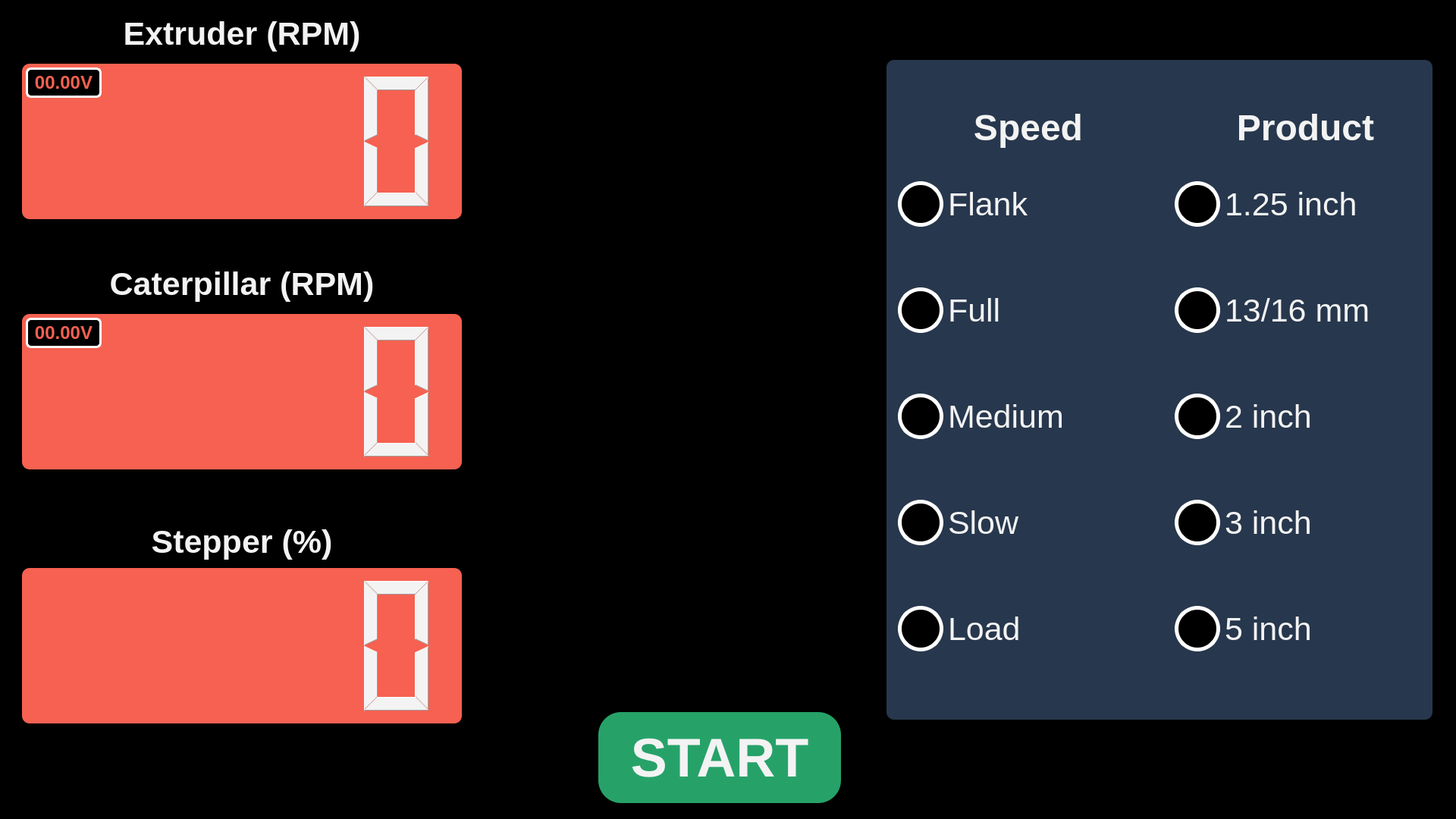
<?xml version="1.0" encoding="UTF-8"?>
<ui version="4.0">
 <class>MainWindow</class>
 <widget class="QMainWindow" name="MainWindow">
  <property name="geometry">
   <rect>
    <x>0</x>
    <y>0</y>
    <width>1920</width>
    <height>1080</height>
   </rect>
  </property>
  <property name="sizePolicy">
   <sizepolicy hsizetype="Preferred" vsizetype="Preferred">
    <horstretch>0</horstretch>
    <verstretch>0</verstretch>
   </sizepolicy>
  </property>
  <property name="minimumSize">
   <size>
    <width>1920</width>
    <height>1080</height>
   </size>
  </property>
  <property name="maximumSize">
   <size>
    <width>1920</width>
    <height>1080</height>
   </size>
  </property>
  <property name="windowTitle">
   <string>ControlPanelUI</string>
  </property>
  <property name="styleSheet">
   <string notr="true"/>
  </property>
  <widget class="QWidget" name="centralwidget">
   <property name="sizePolicy">
    <sizepolicy hsizetype="Preferred" vsizetype="Preferred">
     <horstretch>0</horstretch>
     <verstretch>0</verstretch>
    </sizepolicy>
   </property>
   <property name="minimumSize">
    <size>
     <width>1920</width>
     <height>1080</height>
    </size>
   </property>
   <property name="maximumSize">
    <size>
     <width>1920</width>
     <height>1080</height>
    </size>
   </property>
   <property name="styleSheet">
    <string notr="true">background-color: rgb(0, 0, 0);
color: rgb(243, 243, 243);</string>
   </property>
   <layout class="QVBoxLayout" name="verticalLayout">
    <item>
     <widget class="QStackedWidget" name="stackedWidget">
      <property name="minimumSize">
       <size>
        <width>1920</width>
        <height>1080</height>
       </size>
      </property>
      <property name="styleSheet">
       <string notr="true">border: none;</string>
      </property>
      <property name="lineWidth">
       <number>0</number>
      </property>
      <widget class="QWidget" name="runscreen">
       <property name="minimumSize">
        <size>
         <width>1920</width>
         <height>1080</height>
        </size>
       </property>
       <layout class="QHBoxLayout" name="horizontalLayout_7">
        <property name="leftMargin">
         <number>0</number>
        </property>
        <property name="topMargin">
         <number>0</number>
        </property>
        <property name="rightMargin">
         <number>0</number>
        </property>
        <property name="bottomMargin">
         <number>0</number>
        </property>
        <item>
         <widget class="QFrame" name="rs_main_frame">
          <property name="frameShape">
           <enum>QFrame::StyledPanel</enum>
          </property>
          <property name="frameShadow">
           <enum>QFrame::Raised</enum>
          </property>
          <property name="lineWidth">
           <number>1</number>
          </property>
          <widget class="QLCDNumber" name="extruder_lcd">
           <property name="geometry">
            <rect>
             <x>20</x>
             <y>75</y>
             <width>580</width>
             <height>205</height>
            </rect>
           </property>
           <property name="styleSheet">
            <string notr="true">background-color: rgb(246, 97, 81);
border-radius: 10px;</string>
           </property>
          </widget>
          <widget class="QPushButton" name="run_btn">
           <property name="geometry">
            <rect>
             <x>780</x>
             <y>930</y>
             <width>320</width>
             <height>120</height>
            </rect>
           </property>
           <property name="font">
            <font>
             <pointsize>54</pointsize>
             <weight>75</weight>
             <bold>true</bold>
            </font>
           </property>
           <property name="styleSheet">
            <string notr="true">background-color: rgb(38, 162, 105);
border-radius: 30px;</string>
           </property>
           <property name="text">
            <string>START</string>
           </property>
          </widget>
          <widget class="QLCDNumber" name="caterpillar_lcd">
           <property name="geometry">
            <rect>
             <x>20</x>
             <y>405</y>
             <width>580</width>
             <height>205</height>
            </rect>
           </property>
           <property name="styleSheet">
            <string notr="true">background-color: rgb(246, 97, 81);
border-radius: 10px;</string>
           </property>
          </widget>
          <widget class="QLCDNumber" name="stepper_lcd">
           <property name="geometry">
            <rect>
             <x>20</x>
             <y>740</y>
             <width>580</width>
             <height>205</height>
            </rect>
           </property>
           <property name="styleSheet">
            <string notr="true">background-color: rgb(246, 97, 81);
border-radius: 10px;</string>
           </property>
          </widget>
          <widget class="QLabel" name="label">
           <property name="geometry">
            <rect>
             <x>20</x>
             <y>0</y>
             <width>580</width>
             <height>70</height>
            </rect>
           </property>
           <property name="font">
            <font>
             <pointsize>32</pointsize>
             <weight>75</weight>
             <bold>true</bold>
            </font>
           </property>
           <property name="text">
            <string>Extruder (RPM)</string>
           </property>
           <property name="alignment">
            <set>Qt::AlignCenter</set>
           </property>
          </widget>
          <widget class="QLabel" name="label_2">
           <property name="geometry">
            <rect>
             <x>20</x>
             <y>330</y>
             <width>580</width>
             <height>70</height>
            </rect>
           </property>
           <property name="font">
            <font>
             <pointsize>32</pointsize>
             <weight>75</weight>
             <bold>true</bold>
            </font>
           </property>
           <property name="text">
            <string>Caterpillar (RPM)</string>
           </property>
           <property name="alignment">
            <set>Qt::AlignCenter</set>
           </property>
          </widget>
          <widget class="QLabel" name="label_3">
           <property name="geometry">
            <rect>
             <x>20</x>
             <y>670</y>
             <width>580</width>
             <height>70</height>
            </rect>
           </property>
           <property name="font">
            <font>
             <pointsize>32</pointsize>
             <weight>75</weight>
             <bold>true</bold>
            </font>
           </property>
           <property name="text">
            <string>Stepper (%)</string>
           </property>
           <property name="alignment">
            <set>Qt::AlignCenter</set>
           </property>
          </widget>
          <widget class="QGroupBox" name="groupBox_3">
           <property name="geometry">
            <rect>
             <x>1160</x>
             <y>70</y>
             <width>720</width>
             <height>870</height>
            </rect>
           </property>
           <property name="font">
            <font>
             <pointsize>36</pointsize>
             <weight>75</weight>
             <bold>true</bold>
            </font>
           </property>
           <property name="focusPolicy">
            <enum>Qt::NoFocus</enum>
           </property>
           <property name="autoFillBackground">
            <bool>false</bool>
           </property>
           <property name="styleSheet">
            <string notr="true">background-color: rgb(39, 55, 77);
border-radius: 10px;</string>
           </property>
           <property name="title">
            <string/>
           </property>
           <property name="alignment">
            <set>Qt::AlignCenter</set>
           </property>
           <property name="flat">
            <bool>false</bool>
           </property>
           <widget class="QGroupBox" name="speeds_grpbox">
            <property name="geometry">
             <rect>
              <x>5</x>
              <y>60</y>
              <width>350</width>
              <height>771</height>
             </rect>
            </property>
            <property name="font">
             <font>
              <pointsize>36</pointsize>
              <weight>75</weight>
              <bold>true</bold>
             </font>
            </property>
            <property name="title">
             <string>Speed</string>
            </property>
            <property name="alignment">
             <set>Qt::AlignCenter</set>
            </property>
            <widget class="QRadioButton" name="speed1_rbtn">
             <property name="geometry">
              <rect>
               <x>10</x>
               <y>80</y>
               <width>320</width>
               <height>100</height>
              </rect>
             </property>
             <property name="font">
              <font>
               <pointsize>32</pointsize>
              </font>
             </property>
             <property name="styleSheet">
              <string notr="true">QRadioButton::checked {
	background-color : rgb(63, 73, 127);   
}

QRadioButton::indicator {
    width: 50px;
    height: 50px;
    border-radius: 30px;
}

QRadioButton::indicator:checked {
    background-color: red;
    border: 5px solid white;
}

QRadioButton::indicator:unchecked {
    background-color: black;
    border: 5px solid white;
}</string>
             </property>
             <property name="text">
              <string>Flank</string>
             </property>
            </widget>
            <widget class="QRadioButton" name="speed2_rbtn">
             <property name="geometry">
              <rect>
               <x>10</x>
               <y>220</y>
               <width>320</width>
               <height>100</height>
              </rect>
             </property>
             <property name="font">
              <font>
               <pointsize>32</pointsize>
              </font>
             </property>
             <property name="styleSheet">
              <string notr="true">QRadioButton::checked {
	background-color : rgb(63, 73, 127);   
}

QRadioButton::indicator {
    width: 50px;
    height: 50px;
    border-radius: 30px;
}

QRadioButton::indicator:checked {
    background-color: red;
    border: 5px solid white;
}

QRadioButton::indicator:unchecked {
    background-color: black;
    border: 5px solid white;
}</string>
             </property>
             <property name="text">
              <string>Full</string>
             </property>
            </widget>
            <widget class="QRadioButton" name="speed3_rbtn">
             <property name="geometry">
              <rect>
               <x>10</x>
               <y>360</y>
               <width>320</width>
               <height>100</height>
              </rect>
             </property>
             <property name="font">
              <font>
               <pointsize>32</pointsize>
              </font>
             </property>
             <property name="styleSheet">
              <string notr="true">QRadioButton::checked {
	background-color : rgb(63, 73, 127);   
}

QRadioButton::indicator {
    width: 50px;
    height: 50px;
    border-radius: 30px;
}

QRadioButton::indicator:checked {
    background-color: red;
    border: 5px solid white;
}

QRadioButton::indicator:unchecked {
    background-color: black;
    border: 5px solid white;
}</string>
             </property>
             <property name="text">
              <string>Medium</string>
             </property>
            </widget>
            <widget class="QRadioButton" name="speed4_rbtn">
             <property name="geometry">
              <rect>
               <x>10</x>
               <y>500</y>
               <width>320</width>
               <height>100</height>
              </rect>
             </property>
             <property name="font">
              <font>
               <pointsize>32</pointsize>
              </font>
             </property>
             <property name="styleSheet">
              <string notr="true">QRadioButton::checked {
	background-color : rgb(63, 73, 127);   
}

QRadioButton::indicator {
    width: 50px;
    height: 50px;
    border-radius: 30px;
}

QRadioButton::indicator:checked {
    background-color: red;
    border: 5px solid white;
}

QRadioButton::indicator:unchecked {
    background-color: black;
    border: 5px solid white;
}</string>
             </property>
             <property name="text">
              <string>Slow</string>
             </property>
            </widget>
            <widget class="QRadioButton" name="speed5_rbtn">
             <property name="geometry">
              <rect>
               <x>10</x>
               <y>640</y>
               <width>320</width>
               <height>100</height>
              </rect>
             </property>
             <property name="font">
              <font>
               <pointsize>32</pointsize>
              </font>
             </property>
             <property name="styleSheet">
              <string notr="true">QRadioButton::checked {
	background-color : rgb(63, 73, 127);   
}

QRadioButton::indicator {
    width: 50px;
    height: 50px;
    border-radius: 30px;
}

QRadioButton::indicator:checked {
    background-color: red;
    border: 5px solid white;
}

QRadioButton::indicator:unchecked {
    background-color: black;
    border: 5px solid white;
}</string>
             </property>
             <property name="text">
              <string>Load</string>
             </property>
            </widget>
           </widget>
           <widget class="QGroupBox" name="products_grpbox">
            <property name="geometry">
             <rect>
              <x>370</x>
              <y>60</y>
              <width>350</width>
              <height>771</height>
             </rect>
            </property>
            <property name="font">
             <font>
              <pointsize>36</pointsize>
              <weight>75</weight>
              <bold>true</bold>
             </font>
            </property>
            <property name="title">
             <string>Product</string>
            </property>
            <property name="alignment">
             <set>Qt::AlignCenter</set>
            </property>
            <widget class="QRadioButton" name="product1_rbtn">
             <property name="geometry">
              <rect>
               <x>10</x>
               <y>80</y>
               <width>320</width>
               <height>100</height>
              </rect>
             </property>
             <property name="font">
              <font>
               <pointsize>32</pointsize>
              </font>
             </property>
             <property name="styleSheet">
              <string notr="true">QRadioButton::checked {
	background-color : rgb(63, 73, 127);   
}

QRadioButton::indicator {
    width: 50px;
    height: 50px;
    border-radius: 30px;
}

QRadioButton::indicator:checked {
    background-color: red;
    border: 5px solid white;
}

QRadioButton::indicator:unchecked {
    background-color: black;
    border: 5px solid white;
}</string>
             </property>
             <property name="text">
              <string>1.25 inch</string>
             </property>
            </widget>
            <widget class="QRadioButton" name="product2_rbtn">
             <property name="geometry">
              <rect>
               <x>10</x>
               <y>220</y>
               <width>320</width>
               <height>100</height>
              </rect>
             </property>
             <property name="font">
              <font>
               <pointsize>32</pointsize>
              </font>
             </property>
             <property name="styleSheet">
              <string notr="true">QRadioButton::checked {
	background-color : rgb(63, 73, 127);   
}

QRadioButton::indicator {
    width: 50px;
    height: 50px;
    border-radius: 30px;
}

QRadioButton::indicator:checked {
    background-color: red;
    border: 5px solid white;
}

QRadioButton::indicator:unchecked {
    background-color: black;
    border: 5px solid white;
}</string>
             </property>
             <property name="text">
              <string>13/16 mm</string>
             </property>
            </widget>
            <widget class="QRadioButton" name="product3_rbtn">
             <property name="geometry">
              <rect>
               <x>10</x>
               <y>360</y>
               <width>320</width>
               <height>100</height>
              </rect>
             </property>
             <property name="font">
              <font>
               <pointsize>32</pointsize>
              </font>
             </property>
             <property name="styleSheet">
              <string notr="true">QRadioButton::checked {
	background-color : rgb(63, 73, 127);   
}

QRadioButton::indicator {
    width: 50px;
    height: 50px;
    border-radius: 30px;
}

QRadioButton::indicator:checked {
    background-color: red;
    border: 5px solid white;
}

QRadioButton::indicator:unchecked {
    background-color: black;
    border: 5px solid white;
}</string>
             </property>
             <property name="text">
              <string>2 inch</string>
             </property>
            </widget>
            <widget class="QRadioButton" name="product4_rbtn">
             <property name="geometry">
              <rect>
               <x>10</x>
               <y>500</y>
               <width>320</width>
               <height>100</height>
              </rect>
             </property>
             <property name="font">
              <font>
               <pointsize>32</pointsize>
              </font>
             </property>
             <property name="styleSheet">
              <string notr="true">QRadioButton::checked {
	background-color : rgb(63, 73, 127);   
}

QRadioButton::indicator {
    width: 50px;
    height: 50px;
    border-radius: 30px;
}

QRadioButton::indicator:checked {
    background-color: red;
    border: 5px solid white;
}

QRadioButton::indicator:unchecked {
    background-color: black;
    border: 5px solid white;
}</string>
             </property>
             <property name="text">
              <string>3 inch</string>
             </property>
            </widget>
            <widget class="QRadioButton" name="product5_rbtn">
             <property name="geometry">
              <rect>
               <x>10</x>
               <y>640</y>
               <width>320</width>
               <height>100</height>
              </rect>
             </property>
             <property name="font">
              <font>
               <pointsize>32</pointsize>
              </font>
             </property>
             <property name="styleSheet">
              <string notr="true">QRadioButton::checked {
	background-color : rgb(63, 73, 127);   
}

QRadioButton::indicator {
    width: 50px;
    height: 50px;
    border-radius: 30px;
}

QRadioButton::indicator:checked {
    background-color: red;
    border: 5px solid white;
}

QRadioButton::indicator:unchecked {
    background-color: black;
    border: 5px solid white;
}</string>
             </property>
             <property name="text">
              <string>5 inch</string>
             </property>
            </widget>
           </widget>
          </widget>
          <widget class="QPushButton" name="extruder_up_btn">
           <property name="geometry">
            <rect>
             <x>620</x>
             <y>60</y>
             <width>100</width>
             <height>100</height>
            </rect>
           </property>
           <property name="styleSheet">
            <string notr="true">image: url(:/icons/up.svg);</string>
           </property>
           <property name="text">
            <string/>
           </property>
          </widget>
          <widget class="QPushButton" name="extruder_down_btn">
           <property name="geometry">
            <rect>
             <x>620</x>
             <y>190</y>
             <width>100</width>
             <height>100</height>
            </rect>
           </property>
           <property name="styleSheet">
            <string notr="true">image: url(:/icons/down.svg);</string>
           </property>
           <property name="text">
            <string/>
           </property>
          </widget>
          <widget class="QPushButton" name="caterpillar_up_btn">
           <property name="geometry">
            <rect>
             <x>620</x>
             <y>390</y>
             <width>100</width>
             <height>100</height>
            </rect>
           </property>
           <property name="styleSheet">
            <string notr="true">image: url(:/icons/up.svg);</string>
           </property>
           <property name="text">
            <string/>
           </property>
          </widget>
          <widget class="QPushButton" name="caterpillar_down_btn">
           <property name="geometry">
            <rect>
             <x>620</x>
             <y>520</y>
             <width>100</width>
             <height>100</height>
            </rect>
           </property>
           <property name="styleSheet">
            <string notr="true">image: url(:/icons/down.svg);</string>
           </property>
           <property name="text">
            <string/>
           </property>
          </widget>
          <widget class="QPushButton" name="stepper_down_btn">
           <property name="geometry">
            <rect>
             <x>620</x>
             <y>860</y>
             <width>100</width>
             <height>100</height>
            </rect>
           </property>
           <property name="styleSheet">
            <string notr="true">image: url(:/icons/down.svg);</string>
           </property>
           <property name="text">
            <string/>
           </property>
          </widget>
          <widget class="QPushButton" name="stepper_up_btn">
           <property name="geometry">
            <rect>
             <x>620</x>
             <y>720</y>
             <width>100</width>
             <height>100</height>
            </rect>
           </property>
           <property name="styleSheet">
            <string notr="true">image: url(:/icons/up.svg);</string>
           </property>
           <property name="text">
            <string/>
           </property>
          </widget>
          <widget class="QPushButton" name="settings_btn">
           <property name="geometry">
            <rect>
             <x>1760</x>
             <y>950</y>
             <width>100</width>
             <height>100</height>
            </rect>
           </property>
           <property name="styleSheet">
            <string notr="true">image: url(:/icons/gear.svg);</string>
           </property>
           <property name="text">
            <string/>
           </property>
          </widget>
          <widget class="QLabel" name="erpm_volt">
           <property name="geometry">
            <rect>
             <x>25</x>
             <y>80</y>
             <width>100</width>
             <height>40</height>
            </rect>
           </property>
           <property name="font">
            <font>
             <pointsize>18</pointsize>
             <weight>75</weight>
             <bold>true</bold>
            </font>
           </property>
           <property name="styleSheet">
            <string notr="true">color: rgb(246, 97, 81);
border: 3px solid white;
border-radius: 7px;</string>
           </property>
           <property name="text">
            <string>00.00V</string>
           </property>
           <property name="alignment">
            <set>Qt::AlignCenter</set>
           </property>
          </widget>
          <widget class="QLabel" name="crpm_volt">
           <property name="geometry">
            <rect>
             <x>25</x>
             <y>410</y>
             <width>100</width>
             <height>40</height>
            </rect>
           </property>
           <property name="font">
            <font>
             <pointsize>18</pointsize>
             <weight>75</weight>
             <bold>true</bold>
            </font>
           </property>
           <property name="styleSheet">
            <string notr="true">color: rgb(246, 97, 81);
border: 3px solid white;
border-radius: 7px;</string>
           </property>
           <property name="text">
            <string>00.00V</string>
           </property>
           <property name="alignment">
            <set>Qt::AlignCenter</set>
           </property>
          </widget>
         </widget>
        </item>
       </layout>
      </widget>
      <widget class="QWidget" name="settingsscreen">
       <layout class="QHBoxLayout" name="horizontalLayout">
        <property name="leftMargin">
         <number>0</number>
        </property>
        <property name="topMargin">
         <number>0</number>
        </property>
        <property name="rightMargin">
         <number>0</number>
        </property>
        <property name="bottomMargin">
         <number>0</number>
        </property>
        <item>
         <widget class="QFrame" name="ss_main_frame">
          <property name="frameShape">
           <enum>QFrame::StyledPanel</enum>
          </property>
          <property name="frameShadow">
           <enum>QFrame::Raised</enum>
          </property>
          <widget class="QLabel" name="ss_header_lbl">
           <property name="geometry">
            <rect>
             <x>760</x>
             <y>-20</y>
             <width>400</width>
             <height>120</height>
            </rect>
           </property>
           <property name="font">
            <font>
             <pointsize>54</pointsize>
             <weight>75</weight>
             <bold>true</bold>
            </font>
           </property>
           <property name="text">
            <string>Settings</string>
           </property>
           <property name="alignment">
            <set>Qt::AlignCenter</set>
           </property>
          </widget>
          <widget class="QPushButton" name="ss_back_btn">
           <property name="geometry">
            <rect>
             <x>1760</x>
             <y>950</y>
             <width>100</width>
             <height>100</height>
            </rect>
           </property>
           <property name="styleSheet">
            <string notr="true">image: url(:/icons/back.svg);</string>
           </property>
           <property name="text">
            <string/>
           </property>
          </widget>
          <widget class="QComboBox" name="ss_products_cbox">
           <property name="geometry">
            <rect>
             <x>210</x>
             <y>149</y>
             <width>700</width>
             <height>100</height>
            </rect>
           </property>
           <property name="font">
            <font>
             <pointsize>38</pointsize>
            </font>
           </property>
           <property name="autoFillBackground">
            <bool>false</bool>
           </property>
           <property name="styleSheet">
            <string notr="true">QComboBox {
	color: #d3dae3;
	background-color: #222b2e;
	border-width: 1px;
	border-style: solid;
	border-color: #4fa08b;
}
QComboBox::down-arrow {
    image: url(:/icons/down.svg); 
}
QComboBox::drop-down {
    width: 90px;
}
</string>
           </property>
           <item>
            <property name="text">
             <string>1.25 inch</string>
            </property>
           </item>
           <item>
            <property name="text">
             <string>13/16 mm</string>
            </property>
           </item>
           <item>
            <property name="text">
             <string>2 inch</string>
            </property>
           </item>
          </widget>
          <widget class="QLabel" name="ss_products_lbl">
           <property name="geometry">
            <rect>
             <x>110</x>
             <y>100</y>
             <width>800</width>
             <height>50</height>
            </rect>
           </property>
           <property name="font">
            <font>
             <pointsize>32</pointsize>
             <weight>50</weight>
             <bold>false</bold>
            </font>
           </property>
           <property name="styleSheet">
            <string notr="true">border: 1px solid #4fa08b;</string>
           </property>
           <property name="text">
            <string>Products</string>
           </property>
           <property name="alignment">
            <set>Qt::AlignCenter</set>
           </property>
          </widget>
          <widget class="QLabel" name="ss_maxerpm_lbl">
           <property name="geometry">
            <rect>
             <x>260</x>
             <y>291</y>
             <width>450</width>
             <height>50</height>
            </rect>
           </property>
           <property name="font">
            <font>
             <pointsize>30</pointsize>
            </font>
           </property>
           <property name="styleSheet">
            <string notr="true">border: 1px solid #4fa08b;</string>
           </property>
           <property name="text">
            <string>Extruder(rpm)</string>
           </property>
           <property name="alignment">
            <set>Qt::AlignCenter</set>
           </property>
          </widget>
          <widget class="QLabel" name="ss_crpmfactor_lbl">
           <property name="geometry">
            <rect>
             <x>710</x>
             <y>291</y>
             <width>450</width>
             <height>50</height>
            </rect>
           </property>
           <property name="font">
            <font>
             <pointsize>30</pointsize>
            </font>
           </property>
           <property name="styleSheet">
            <string notr="true">border: 1px solid #4fa08b;</string>
           </property>
           <property name="text">
            <string>Caterpillar(rpm)</string>
           </property>
           <property name="alignment">
            <set>Qt::AlignCenter</set>
           </property>
          </widget>
          <widget class="QLabel" name="ss_colorfactor_lbl">
           <property name="geometry">
            <rect>
             <x>1160</x>
             <y>291</y>
             <width>450</width>
             <height>50</height>
            </rect>
           </property>
           <property name="font">
            <font>
             <pointsize>30</pointsize>
            </font>
           </property>
           <property name="styleSheet">
            <string notr="true">border: 1px solid #4fa08b;</string>
           </property>
           <property name="text">
            <string>Color (%)</string>
           </property>
           <property name="alignment">
            <set>Qt::AlignCenter</set>
           </property>
          </widget>
          <widget class="QLineEdit" name="ss_maxerpm_ledit">
           <property name="geometry">
            <rect>
             <x>260</x>
             <y>340</y>
             <width>450</width>
             <height>101</height>
            </rect>
           </property>
           <property name="font">
            <font>
             <pointsize>36</pointsize>
            </font>
           </property>
           <property name="styleSheet">
            <string notr="true">QLineEdit {
	border-width: 1px;
	border-style: solid;
	border-color: #4fa08b;
	background-color: #222b2e;
	color: #d3dae3;
}</string>
           </property>
           <property name="inputMethodHints">
            <set>Qt::ImhDigitsOnly</set>
           </property>
           <property name="alignment">
            <set>Qt::AlignCenter</set>
           </property>
          </widget>
          <widget class="QLineEdit" name="ss_crpmfactor_ledit">
           <property name="geometry">
            <rect>
             <x>710</x>
             <y>340</y>
             <width>450</width>
             <height>101</height>
            </rect>
           </property>
           <property name="font">
            <font>
             <pointsize>36</pointsize>
            </font>
           </property>
           <property name="styleSheet">
            <string notr="true">QLineEdit {
	border-width: 1px;
	border-style: solid;
	border-color: #4fa08b;
	background-color: #222b2e;
	color: #d3dae3;
}</string>
           </property>
           <property name="inputMethodHints">
            <set>Qt::ImhDigitsOnly</set>
           </property>
           <property name="text">
            <string/>
           </property>
           <property name="alignment">
            <set>Qt::AlignCenter</set>
           </property>
          </widget>
          <widget class="QLineEdit" name="ss_colorfactor_ledit">
           <property name="geometry">
            <rect>
             <x>1160</x>
             <y>340</y>
             <width>450</width>
             <height>101</height>
            </rect>
           </property>
           <property name="font">
            <font>
             <pointsize>36</pointsize>
            </font>
           </property>
           <property name="styleSheet">
            <string notr="true">QLineEdit {
	border-width: 1px;
	border-style: solid;
	border-color: #4fa08b;
	background-color: #222b2e;
	color: #d3dae3;
}</string>
           </property>
           <property name="inputMethodHints">
            <set>Qt::ImhDigitsOnly</set>
           </property>
           <property name="alignment">
            <set>Qt::AlignCenter</set>
           </property>
          </widget>
          <widget class="QPushButton" name="ss_product_edit_btn">
           <property name="geometry">
            <rect>
             <x>110</x>
             <y>149</y>
             <width>100</width>
             <height>100</height>
            </rect>
           </property>
           <property name="font">
            <font>
             <pointsize>36</pointsize>
             <weight>75</weight>
             <bold>true</bold>
            </font>
           </property>
           <property name="styleSheet">
            <string notr="true">image: url(:/icons/edit.svg);
border: 1px solid #4fa08b;</string>
           </property>
           <property name="text">
            <string/>
           </property>
          </widget>
          <widget class="QComboBox" name="ss_speeds_cbox">
           <property name="geometry">
            <rect>
             <x>1055</x>
             <y>149</y>
             <width>700</width>
             <height>100</height>
            </rect>
           </property>
           <property name="font">
            <font>
             <pointsize>38</pointsize>
            </font>
           </property>
           <property name="focusPolicy">
            <enum>Qt::WheelFocus</enum>
           </property>
           <property name="autoFillBackground">
            <bool>false</bool>
           </property>
           <property name="styleSheet">
            <string notr="true">QComboBox {
	color: #d3dae3;
	background-color: #222b2e;
	border-width: 1px;
	border-style: solid;
	border-color: #4fa08b;
}
QComboBox::down-arrow {
    image: url(:/icons/down.svg); 
}
QComboBox::drop-down {
    width: 90px;
}
</string>
           </property>
           <property name="frame">
            <bool>true</bool>
           </property>
           <item>
            <property name="text">
             <string>Flank</string>
            </property>
           </item>
           <item>
            <property name="text">
             <string>Full</string>
            </property>
           </item>
           <item>
            <property name="text">
             <string>Medium</string>
            </property>
           </item>
           <item>
            <property name="text">
             <string>Slow</string>
            </property>
           </item>
           <item>
            <property name="text">
             <string>Load</string>
            </property>
           </item>
          </widget>
          <widget class="QLabel" name="ss_speeds_lbl">
           <property name="geometry">
            <rect>
             <x>955</x>
             <y>100</y>
             <width>800</width>
             <height>50</height>
            </rect>
           </property>
           <property name="font">
            <font>
             <pointsize>32</pointsize>
             <weight>50</weight>
             <bold>false</bold>
            </font>
           </property>
           <property name="styleSheet">
            <string notr="true">border: 1px solid #4fa08b;</string>
           </property>
           <property name="text">
            <string>Speeds</string>
           </property>
           <property name="alignment">
            <set>Qt::AlignCenter</set>
           </property>
          </widget>
          <widget class="QPushButton" name="ss_speed_edit_btn">
           <property name="geometry">
            <rect>
             <x>955</x>
             <y>149</y>
             <width>100</width>
             <height>100</height>
            </rect>
           </property>
           <property name="font">
            <font>
             <pointsize>36</pointsize>
             <weight>75</weight>
             <bold>true</bold>
            </font>
           </property>
           <property name="styleSheet">
            <string notr="true">image: url(:/icons/edit.svg);
border: 1px solid #4fa08b;</string>
           </property>
           <property name="text">
            <string/>
           </property>
          </widget>
          <widget class="QPushButton" name="ss_params_editsave_btn">
           <property name="geometry">
            <rect>
             <x>1609</x>
             <y>291</y>
             <width>150</width>
             <height>150</height>
            </rect>
           </property>
           <property name="font">
            <font>
             <pointsize>36</pointsize>
             <weight>75</weight>
             <bold>true</bold>
            </font>
           </property>
           <property name="styleSheet">
            <string notr="true">image: url(:/icons/edit.svg);
border: 1px solid #4fa08b;</string>
           </property>
           <property name="text">
            <string/>
           </property>
          </widget>
          <widget class="QPushButton" name="ss_factor_edit_btn">
           <property name="geometry">
            <rect>
             <x>110</x>
             <y>291</y>
             <width>150</width>
             <height>150</height>
            </rect>
           </property>
           <property name="font">
            <font>
             <pointsize>36</pointsize>
             <weight>75</weight>
             <bold>true</bold>
            </font>
           </property>
           <property name="styleSheet">
            <string notr="true">image: url(:/icons/gear.svg);
padding: 5px 5px 5px 5px;
border: 1px solid #4fa08b;</string>
           </property>
           <property name="text">
            <string/>
           </property>
          </widget>
         </widget>
        </item>
       </layout>
      </widget>
      <widget class="QWidget" name="inputtextscreen">
       <layout class="QHBoxLayout" name="horizontalLayout_3">
        <property name="spacing">
         <number>0</number>
        </property>
        <property name="leftMargin">
         <number>0</number>
        </property>
        <property name="topMargin">
         <number>0</number>
        </property>
        <property name="rightMargin">
         <number>0</number>
        </property>
        <property name="bottomMargin">
         <number>0</number>
        </property>
        <item>
         <widget class="QFrame" name="ins_main_frame">
          <property name="frameShape">
           <enum>QFrame::StyledPanel</enum>
          </property>
          <property name="frameShadow">
           <enum>QFrame::Raised</enum>
          </property>
          <widget class="QLineEdit" name="ins_input_text_ledit">
           <property name="geometry">
            <rect>
             <x>610</x>
             <y>250</y>
             <width>700</width>
             <height>100</height>
            </rect>
           </property>
           <property name="font">
            <font>
             <pointsize>38</pointsize>
            </font>
           </property>
           <property name="styleSheet">
            <string notr="true">QLineEdit {
	border-width: 1px;
	border-style: solid;
	border-color: #4fa08b;
	background-color: #222b2e;
	color: #d3dae3;
}</string>
           </property>
           <property name="alignment">
            <set>Qt::AlignCenter</set>
           </property>
          </widget>
          <widget class="QPushButton" name="ins_back_btn">
           <property name="geometry">
            <rect>
             <x>1760</x>
             <y>950</y>
             <width>100</width>
             <height>100</height>
            </rect>
           </property>
           <property name="styleSheet">
            <string notr="true">image: url(:/icons/back.svg);</string>
           </property>
           <property name="text">
            <string/>
           </property>
          </widget>
          <widget class="QLabel" name="ins_item_name_lbl">
           <property name="geometry">
            <rect>
             <x>760</x>
             <y>80</y>
             <width>400</width>
             <height>120</height>
            </rect>
           </property>
           <property name="font">
            <font>
             <pointsize>36</pointsize>
             <weight>50</weight>
             <bold>false</bold>
            </font>
           </property>
           <property name="text">
            <string>---</string>
           </property>
           <property name="alignment">
            <set>Qt::AlignCenter</set>
           </property>
          </widget>
          <widget class="QPushButton" name="ins_input_save_btn">
           <property name="geometry">
            <rect>
             <x>1350</x>
             <y>250</y>
             <width>100</width>
             <height>100</height>
            </rect>
           </property>
           <property name="font">
            <font>
             <pointsize>36</pointsize>
             <weight>75</weight>
             <bold>true</bold>
            </font>
           </property>
           <property name="styleSheet">
            <string notr="true">image: url(:/icons/save.svg);
border: 1px solid #4fa08b;</string>
           </property>
           <property name="text">
            <string/>
           </property>
          </widget>
         </widget>
        </item>
       </layout>
      </widget>
      <widget class="QWidget" name="factorseditscreen">
       <layout class="QHBoxLayout" name="horizontalLayout_2">
        <item>
         <widget class="QFrame" name="fes_main_frame">
          <property name="frameShape">
           <enum>QFrame::StyledPanel</enum>
          </property>
          <property name="frameShadow">
           <enum>QFrame::Raised</enum>
          </property>
          <widget class="QLabel" name="fes_analogfactor_lbl">
           <property name="geometry">
            <rect>
             <x>435</x>
             <y>100</y>
             <width>900</width>
             <height>50</height>
            </rect>
           </property>
           <property name="font">
            <font>
             <pointsize>30</pointsize>
            </font>
           </property>
           <property name="styleSheet">
            <string notr="true">border: 1px solid #4fa08b;</string>
           </property>
           <property name="text">
            <string>ERPM/CRPM Factor (RPMs per Volt)</string>
           </property>
           <property name="alignment">
            <set>Qt::AlignCenter</set>
           </property>
          </widget>
          <widget class="QLabel" name="fes_header_lbl">
           <property name="geometry">
            <rect>
             <x>760</x>
             <y>-20</y>
             <width>400</width>
             <height>120</height>
            </rect>
           </property>
           <property name="font">
            <font>
             <pointsize>54</pointsize>
             <weight>75</weight>
             <bold>true</bold>
            </font>
           </property>
           <property name="text">
            <string>Factors</string>
           </property>
           <property name="alignment">
            <set>Qt::AlignCenter</set>
           </property>
          </widget>
          <widget class="QPushButton" name="fes_analogfactor_editsave_btn">
           <property name="geometry">
            <rect>
             <x>1335</x>
             <y>100</y>
             <width>150</width>
             <height>150</height>
            </rect>
           </property>
           <property name="font">
            <font>
             <pointsize>36</pointsize>
             <weight>75</weight>
             <bold>true</bold>
            </font>
           </property>
           <property name="styleSheet">
            <string notr="true">image: url(:/icons/edit.svg);
border: 1px solid #4fa08b;</string>
           </property>
           <property name="text">
            <string/>
           </property>
          </widget>
          <widget class="QPushButton" name="fes_back_btn">
           <property name="geometry">
            <rect>
             <x>1760</x>
             <y>950</y>
             <width>100</width>
             <height>100</height>
            </rect>
           </property>
           <property name="styleSheet">
            <string notr="true">image: url(:/icons/back.svg);</string>
           </property>
           <property name="text">
            <string/>
           </property>
          </widget>
          <widget class="QLineEdit" name="fes_analogfactor_edit">
           <property name="geometry">
            <rect>
             <x>435</x>
             <y>149</y>
             <width>900</width>
             <height>101</height>
            </rect>
           </property>
           <property name="font">
            <font>
             <pointsize>36</pointsize>
            </font>
           </property>
           <property name="styleSheet">
            <string notr="true">QLineEdit {
	border-width: 1px;
	border-style: solid;
	border-color: #4fa08b;
	background-color: #222b2e;
	color: #d3dae3;
}</string>
           </property>
           <property name="inputMethodHints">
            <set>Qt::ImhDigitsOnly</set>
           </property>
           <property name="text">
            <string>150</string>
           </property>
           <property name="alignment">
            <set>Qt::AlignCenter</set>
           </property>
          </widget>
          <widget class="QPushButton" name="fes_colorfactor_editsave_btn">
           <property name="geometry">
            <rect>
             <x>1330</x>
             <y>290</y>
             <width>150</width>
             <height>150</height>
            </rect>
           </property>
           <property name="font">
            <font>
             <pointsize>36</pointsize>
             <weight>75</weight>
             <bold>true</bold>
            </font>
           </property>
           <property name="styleSheet">
            <string notr="true">image: url(:/icons/edit.svg);
border: 1px solid #4fa08b;</string>
           </property>
           <property name="text">
            <string/>
           </property>
          </widget>
          <widget class="QLineEdit" name="fes_colorfactor_edit">
           <property name="geometry">
            <rect>
             <x>430</x>
             <y>339</y>
             <width>900</width>
             <height>101</height>
            </rect>
           </property>
           <property name="font">
            <font>
             <pointsize>36</pointsize>
            </font>
           </property>
           <property name="styleSheet">
            <string notr="true">QLineEdit {
	border-width: 1px;
	border-style: solid;
	border-color: #4fa08b;
	background-color: #222b2e;
	color: #d3dae3;
}</string>
           </property>
           <property name="inputMethodHints">
            <set>Qt::ImhDigitsOnly</set>
           </property>
           <property name="text">
            <string>10</string>
           </property>
           <property name="alignment">
            <set>Qt::AlignCenter</set>
           </property>
          </widget>
          <widget class="QLabel" name="fes_colorfactor_lbl">
           <property name="geometry">
            <rect>
             <x>430</x>
             <y>290</y>
             <width>900</width>
             <height>50</height>
            </rect>
           </property>
           <property name="font">
            <font>
             <pointsize>30</pointsize>
            </font>
           </property>
           <property name="styleSheet">
            <string notr="true">border: 1px solid #4fa08b;</string>
           </property>
           <property name="text">
            <string>Stepper/Color Factor (Pulses per Step)</string>
           </property>
           <property name="alignment">
            <set>Qt::AlignCenter</set>
           </property>
          </widget>
         </widget>
        </item>
       </layout>
      </widget>
     </widget>
    </item>
   </layout>
  </widget>
 </widget>
 <resources/>
 <connections/>
</ui>
